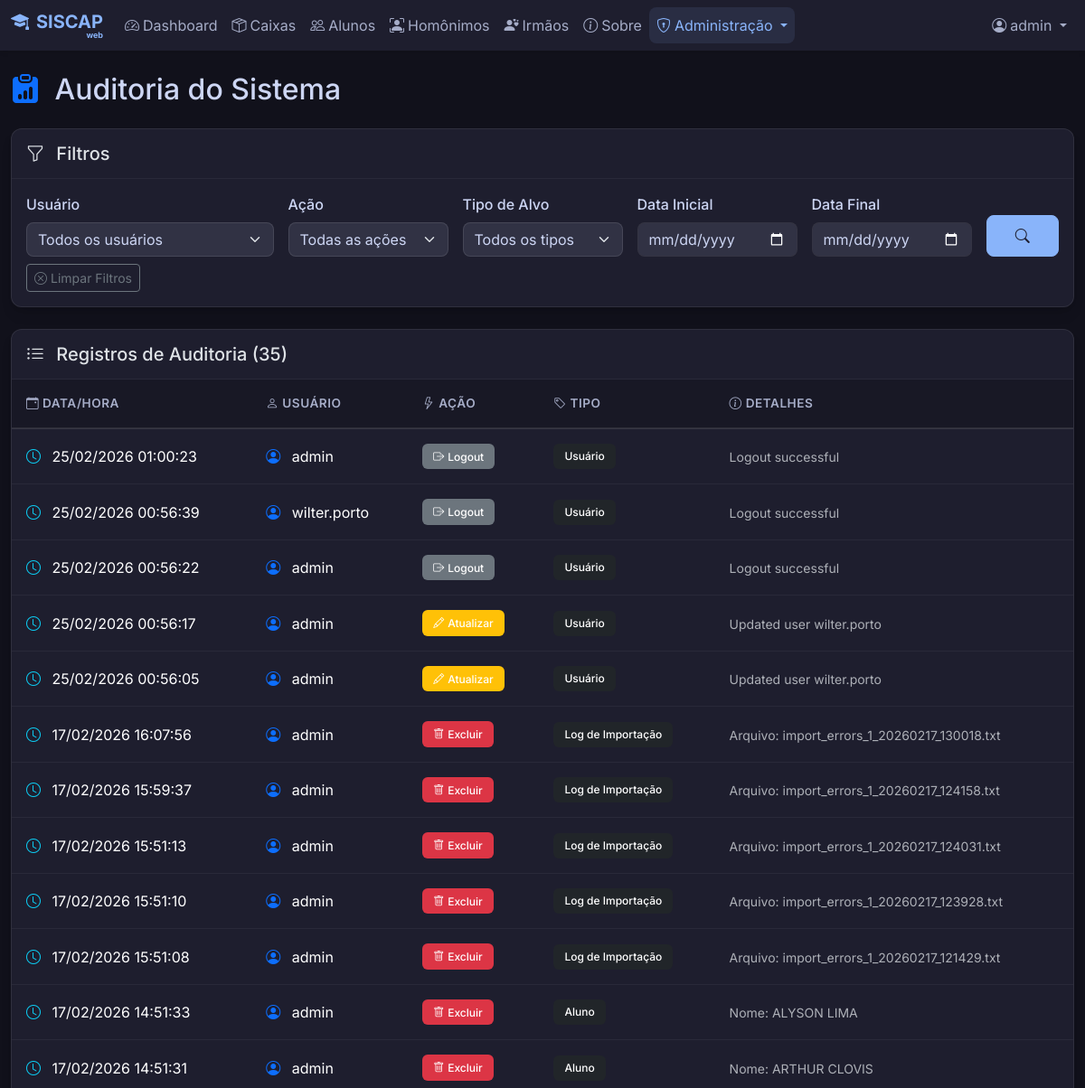
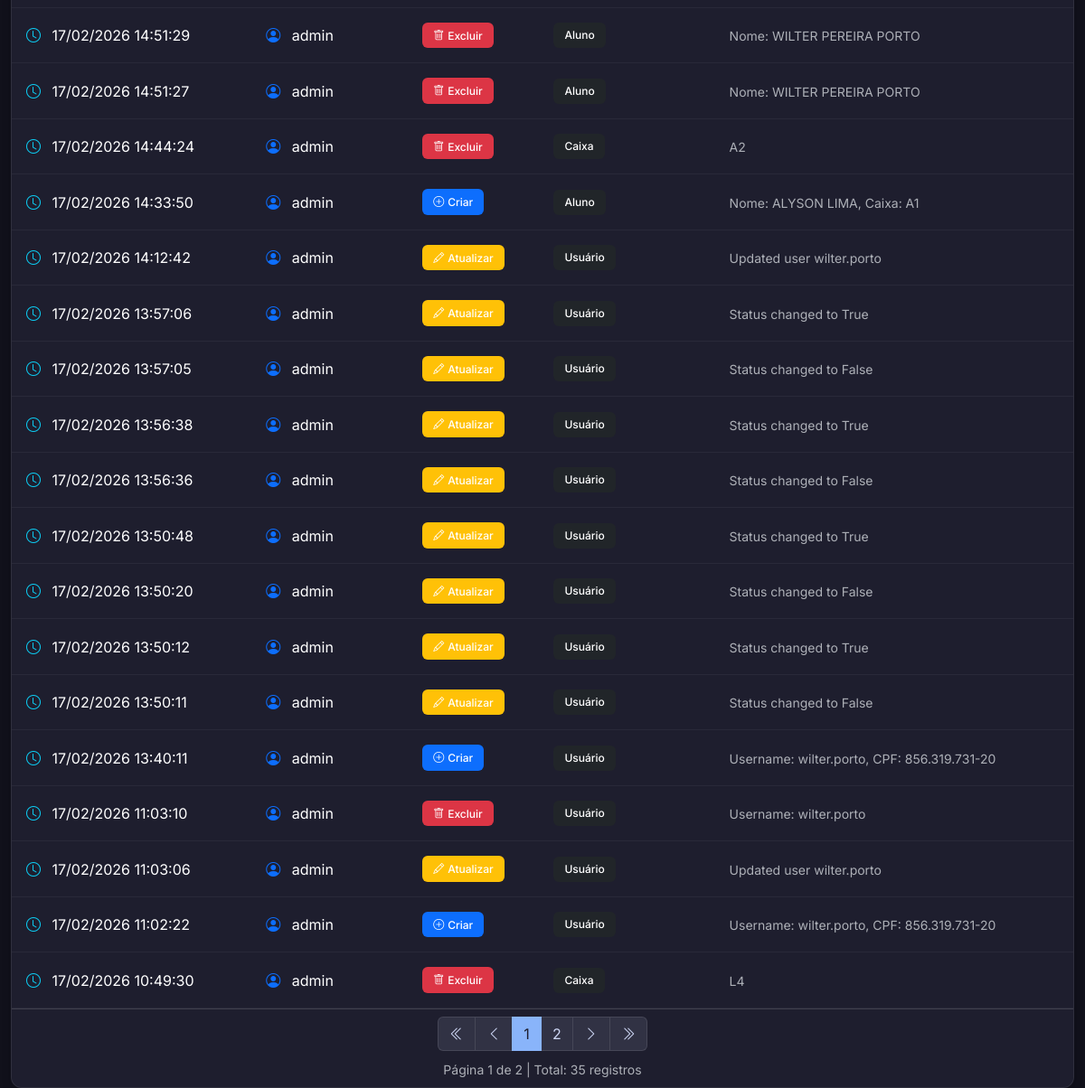
Page /auditoria (signed in) on the earlier database version (2 pictures, top to bottom).
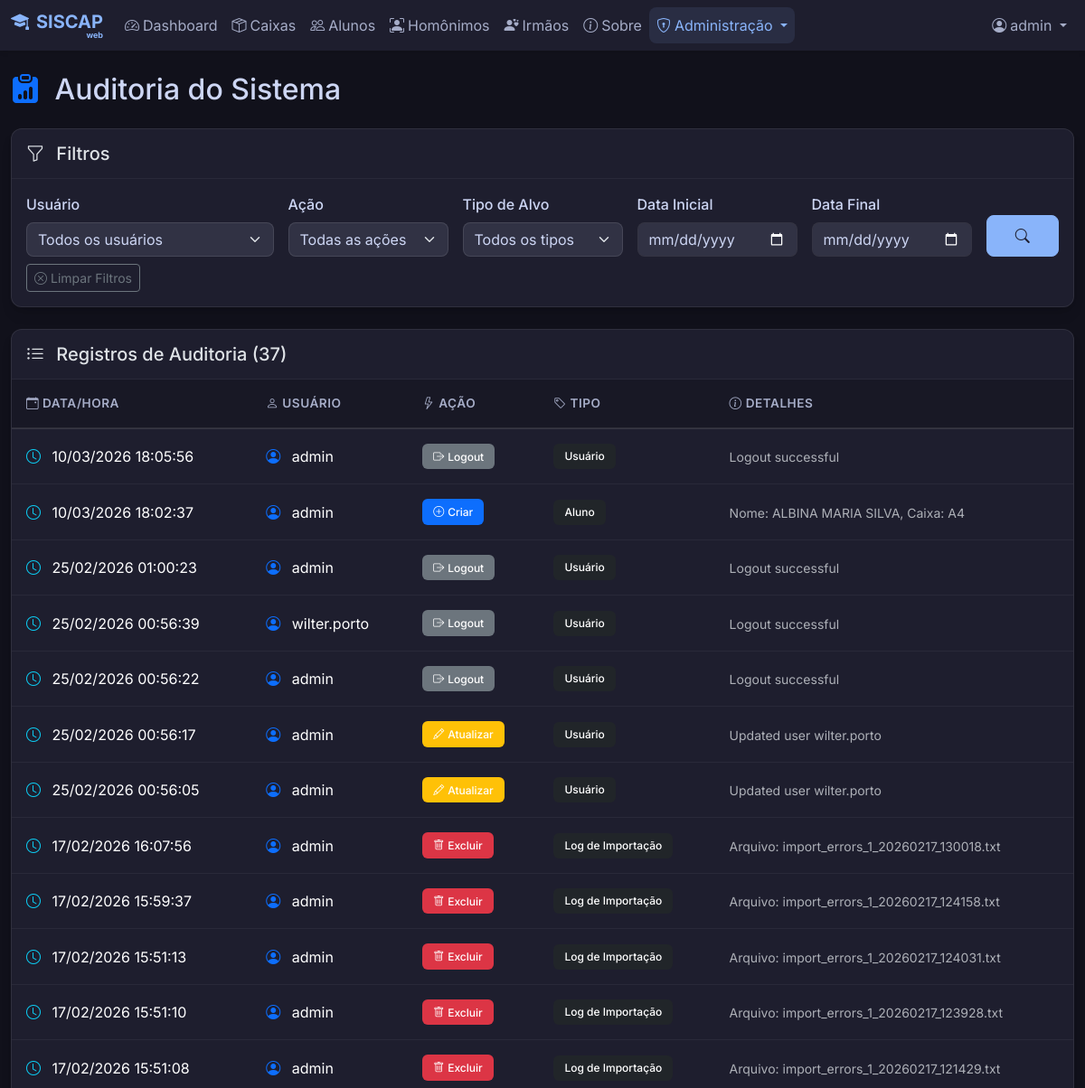
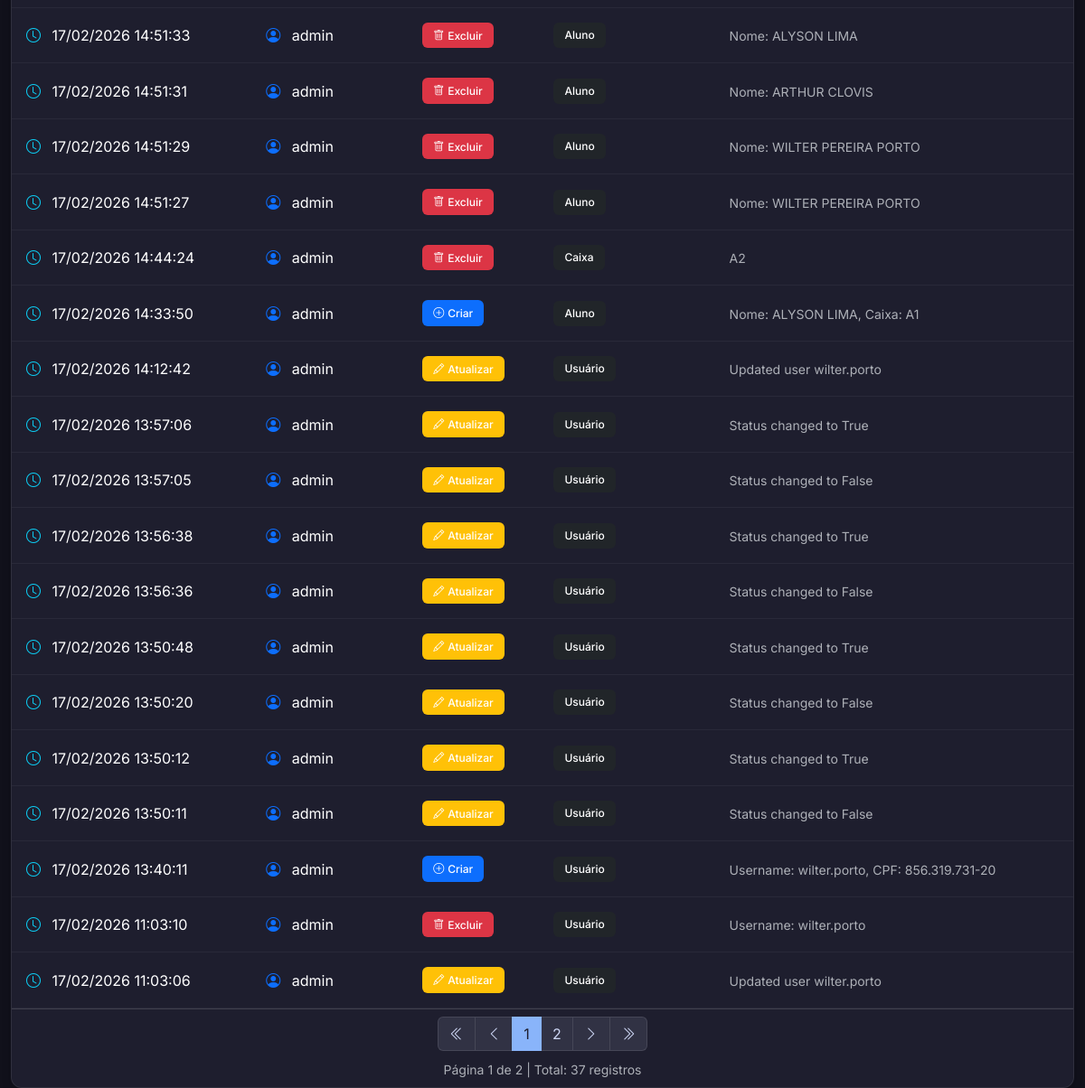
Same page on the later database version (2 pictures, top to bottom).
### models.py (models this page shows, shortened)
class Audit(db.Model):
    id = db.Column(db.Integer, primary_key=True)
    user_id = db.Column(db.Integer, db.ForeignKey('user.id'), nullable=True)
    action = db.Column(db.String(50), nullable=False) # CREATE, UPDATE, DELETE, LOGIN
    target_type = db.Column(db.String(50), nullable=False) # Aluno, User, Caixa
    target_id = db.Column(db.Integer, nullable=True)
    details = db.Column(db.Text, nullable=True)
    timestamp = db.Column(db.DateTime, default=datetime.utcnow)
    user = db.relationship('User', backref=db.backref('audits', lazy=True))

class User(UserMixin, db.Model):
    id = db.Column(db.Integer, primary_key=True)
    username = db.Column(db.String(80), unique=True, nullable=False)
    full_name = db.Column(db.String(120), nullable=True) # "Nome"
    cpf = db.Column(db.String(14), unique=True, nullable=True) # Formatted CPF 000.000.000-00
    email = db.Column(db.String(120), unique=True, nullable=True)
    password_hash = db.Column(db.String(200), nullable=False)
    role = db.Column(db.String(20), default='Usuário')
    active = db.Column(db.Boolean, default=True)

### app.py (the view, shortened to what this page needs)
@app.route('/auditoria')
@login_required
def auditoria():
    page = request.args.get('page', 1, type=int)
    user_filter = request.args.get('user', '', type=str)
    action_filter = request.args.get('action', '', type=str)
    target_type_filter = request.args.get('target_type', '', type=str)
    date_from = request.args.get('date_from', '', type=str)
    date_to = request.args.get('date_to', '', type=str)
    query = Audit.query
    if user_filter:
        query = query.filter(Audit.user_id == user_filter)
    if action_filter:
        query = query.filter(Audit.action == action_filter)
    if target_type_filter:
        query = query.filter(Audit.target_type == target_type_filter)
    if date_from:
        try:
            date_from_obj = datetime.strptime(date_from, '%Y-%m-%d')
            query = query.filter(Audit.timestamp >= date_from_obj)
        except ValueError:
            pass
    query = query.order_by(Audit.timestamp.desc())
    pagination = query.paginate(page=page, per_page=30)
    users = User.query.order_by(User.username).all()
    action_translations = {
        'LOGIN': 'Login',
        'LOGOUT': 'Logout',
        'CREATE': 'Criar',
        'UPDATE': 'Atualizar',
        'DELETE': 'Excluir'
    }
    target_type_translations = {
        'User': 'Usuário',
        'Aluno': 'Aluno',
        'Caixa': 'Caixa',
        'ImportLog': 'Log de Importação'
    }
    actions = [
        {'value': 'LOGIN', 'label': 'Login'},
        {'value': 'LOGOUT', 'label': 'Logout'},
        {'value': 'CREATE', 'label': 'Criar'},
        {'value': 'UPDATE', 'label': 'Atualizar'},
        {'value': 'DELETE', 'label': 'Excluir'}
    ]
    target_types = [
        {'value': 'User', 'label': 'Usuário'},
        {'value': 'Aluno', 'label': 'Aluno'},
        {'value': 'Caixa', 'label': 'Caixa'},
        {'value': 'ImportLog', 'label': 'Log de Importação'}
    ]
    return render_template('auditoria.html',
                         pagination=pagination,
                         users=users,
                         actions=actions,
                         target_types=target_types,
                         action_translations=action_translations,
                         target_type_translations=target_type_translations,
                         user_filter=user_filter,
                         action_filter=action_filter,
                         target_type_filter=target_type_filter,
                         date_from=date_from,
                         date_to=date_to)

### app.py (called while the page is built)
def create_app(config_class=DevelopmentConfig):
    if os.environ.get('FLASK_ENV') == 'production':
        config_class = ProductionConfig
    app = Flask(__name__)
    app.config.from_object(config_class)
    app.config['PERMANENT_SESSION_LIFETIME'] = timedelta(minutes=10)
    db.init_app(app)
    login_manager = LoginManager()
    login_manager.login_view = 'login'
    login_manager.login_message = ''
    login_manager.login_message_category = 'info'
    login_manager.init_app(app)
    @login_manager.user_loader
    def load_user(user_id):
        return User.query.get(int(user_id))
    return app, login_manager

@app.context_processor
def inject_system_config():
    return dict(system_config=SystemConfig.query.first())

@app.before_request
def check_admin_access():
    admin_routes = ['/usuarios', '/configuracoes', '/importacoes', '/auditoria', '/usuarios/gerenciar']
    if request.path in admin_routes or request.path.startswith('/usuarios/'):
        if current_user.is_authenticated and current_user.role != 'Administrador':
            flash('Acesso negado. Apenas administradores podem acessar esta área.', 'error')
            return redirect(url_for('dashboard'))

### templates/auditoria.html (shortened to what the changed rows need)
{% extends 'base.html' %}
{% block content %}
<div class="d-flex justify-content-between align-items-center mb-4">
    <h2 class="mb-0">
        <i class="bi bi-clipboard-data-fill me-2 text-primary"></i>
        Auditoria do Sistema
    </h2>
</div>
{% if pagination.items|length == 0 %}
<div class="card border-0 shadow-sm">
    <div class="card-body text-center py-5">
        <i class="bi bi-inbox text-muted" style="font-size: 4rem;"></i>
        <h5 class="mt-3 text-muted">Nenhum registro de auditoria encontrado</h5>
        <p class="text-muted">Os registros de auditoria aparecerão aqui conforme as ações forem realizadas no sistema.
        </p>
    </div>
</div>
{% else %}
<div class="card border-0 shadow-sm">
    <div class="card-header bg-transparent py-3">
        <h5 class="mb-0">
            <i class="bi bi-list-ul me-2"></i>
            Registros de Auditoria ({{ pagination.total }})
        </h5>
    </div>
    <div class="card-body p-0">
        <div class="table-responsive">
            <table class="table table-hover table-dark mb-0">
                <thead>
                    <tr>
                        <th scope="col" class="border-0">
                            <i class="bi bi-calendar-event me-1"></i>Data/Hora
                        </th>
                        <th scope="col" class="border-0">
                            <i class="bi bi-person me-1"></i>Usuário
                        </th>
                        <th scope="col" class="border-0">
                            <i class="bi bi-lightning me-1"></i>Ação
                        </th>
                        <th scope="col" class="border-0">
                            <i class="bi bi-tag me-1"></i>Tipo
                        </th>
                        <th scope="col" class="border-0">
                            <i class="bi bi-info-circle me-1"></i>Detalhes
                        </th>
                    </tr>
                </thead>
                <tbody>
                    {% for audit in pagination.items %}
                    <tr>
                        <td>
                            <i class="bi bi-clock text-info me-2"></i>
                            {{ audit.timestamp.strftime('%d/%m/%Y %H:%M:%S') }}
                        </td>
                        <td>
                            {% if audit.user %}
                            <i class="bi bi-person-circle text-primary me-2"></i>
                            {{ audit.user.username }}
                            {% else %}
                            <span class="text-muted">
                                <i class="bi bi-question-circle me-2"></i>Sistema
                            </span>
                            {% endif %}
                        </td>
                        <td>
                            {% if audit.action == 'LOGIN' %}
                            <span class="badge bg-success">
                                <i class="bi bi-box-arrow-in-right me-1"></i>Login
                            </span>
                            {% elif audit.action == 'LOGOUT' %}
                            <span class="badge bg-secondary">
                                <i class="bi bi-box-arrow-right me-1"></i>Logout
                            </span>
                            {% elif audit.action == 'CREATE' %}
                            <span class="badge bg-primary">
                                <i class="bi bi-plus-circle me-1"></i>Criar
                            </span>
                            {% elif audit.action == 'UPDATE' %}
                            <span class="badge bg-warning">
                                <i class="bi bi-pencil me-1"></i>Atualizar
                            </span>
                            {% elif audit.action == 'DELETE' %}
                            <span class="badge bg-danger">
                                <i class="bi bi-trash me-1"></i>Excluir
                            </span>
                            {% else %}
                            <span class="badge bg-info">{{ action_translations.get(audit.action, audit.action) }}</span>
                            {% endif %}
                        </td>
                        <td>
                            <span class="badge bg-dark">{{ target_type_translations.get(audit.target_type,
                                audit.target_type) }}</span>
                        </td>
                        <td>
                            <small class="text-muted">{{ audit.details or '-' }}</small>
                        </td>
                    </tr>
                    {% endfor %}
                </tbody>
            </table>
        </div>
    </div>
    {% if pagination.pages > 1 %}
    <div class="card-footer bg-transparent">
        <nav aria-label="Navegação de página">
            <ul class="pagination justify-content-center mb-0">
                <li class="page-item {% if not pagination.has_prev %}disabled{% endif %}">
                    <a class="page-link"
                        href="{{ url_for('auditoria', page=1, user=user_filter, action=action_filter, target_type=target_type_filter, date_from=date_from, date_to=date_to) }}">
                        <i class="bi bi-chevron-double-left"></i>
                    </a>
                </li>
                <li class="page-item {% if not pagination.has_prev %}disabled{% endif %}">
                    <a class="page-link"
                        href="{{ url_for('auditoria', page=pagination.prev_num, user=user_filter, action=action_filter, target_type=target_type_filter, date_from=date_from, date_to=date_to) }}">
                        <i class="bi bi-chevron-left"></i>
                    </a>
                </li>
                {% for p in pagination.iter_pages(left_edge=1, right_edge=1, left_current=1, right_current=2) %}
                {% if p %}
                <li class="page-item {% if p == pagination.page %}active{% endif %}">
                    <a class="page-link"
                        href="{{ url_for('auditoria', page=p, user=user_filter, action=action_filter, target_type=target_type_filter, date_from=date_from, date_to=date_to) }}">{{
                        p }}</a>
                </li>
                {% else %}
                <li class="page-item disabled"><span class="page-link">...</span></li>
                {% endif %}
                {% endfor %}
                <li class="page-item {% if not pagination.has_next %}disabled{% endif %}">
                    <a class="page-link"
                        href="{{ url_for('auditoria', page=pagination.next_num, user=user_filter, action=action_filter, target_type=target_type_filter, date_from=date_from, date_to=date_to) }}">
                        <i class="bi bi-chevron-right"></i>
                    </a>
                </li>
                <li class="page-item {% if not pagination.has_next %}disabled{% endif %}">
                    <a class="page-link"
                        href="{{ url_for('auditoria', page=pagination.pages, user=user_filter, action=action_filter, target_type=target_type_filter, date_from=date_from, date_to=date_to) }}">
                        <i class="bi bi-chevron-double-right"></i>
                    </a>
                </li>
            </ul>
        </nav>
        <div class="text-center mt-2">
            <small class="text-muted">
                Página {{ pagination.page }} de {{ pagination.pages }} | Total: {{ pagination.total }} registros
            </small>
        </div>
    </div>
    {% endif %}
</div>
{% endif %}
{% endblock %}

Differences in the rows shown:
no longer on this page (row unchanged): Audit: timestamp "17/02/2026 11:02:22", user.username "admin", action "CREATE" (drawn), target_type "Usuário", details "Username: wilter.porto, CPF: 856.319.731-20"
no longer on this page (row unchanged): Audit: timestamp "17/02/2026 10:49:30", user.username "admin", action "DELETE" (drawn), target_type "Caixa", details "L4"
added Audit: timestamp "10/03/2026 18:05:56", user.username "admin", action "LOGOUT" (drawn), target_type "Usuário", details "Logout successful"
added Audit: timestamp "10/03/2026 18:02:37", user.username "admin", action "CREATE" (drawn), target_type "Aluno", details "Nome: ALBINA MARIA SILVA, Caixa: A4"
Other differences:
{{ pagination.total }}: "35" → "37"
